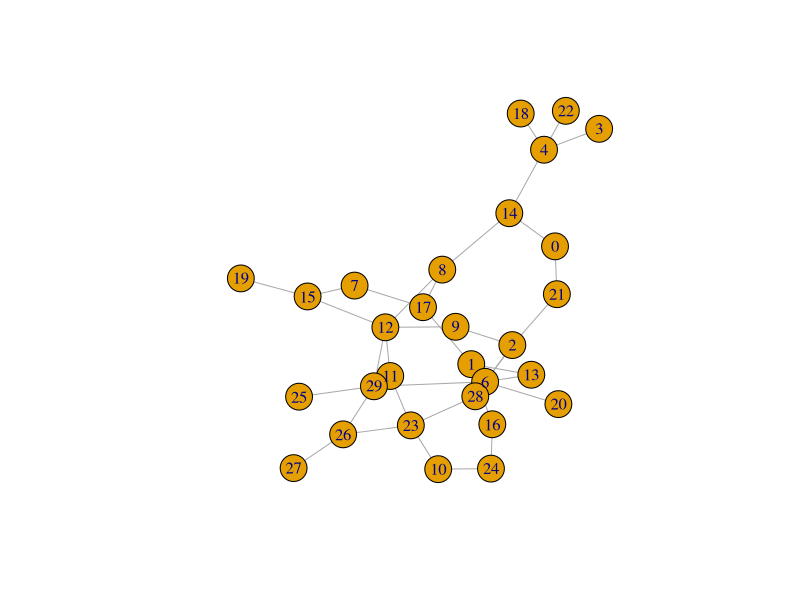
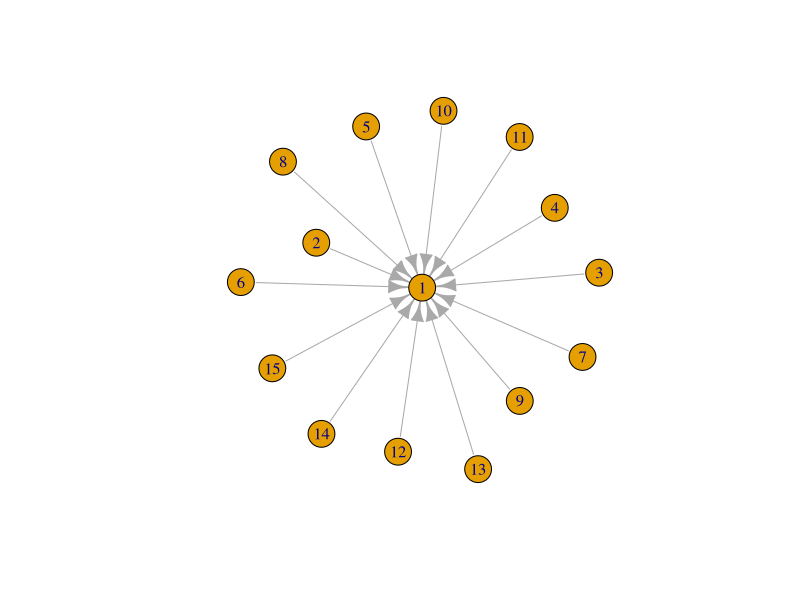
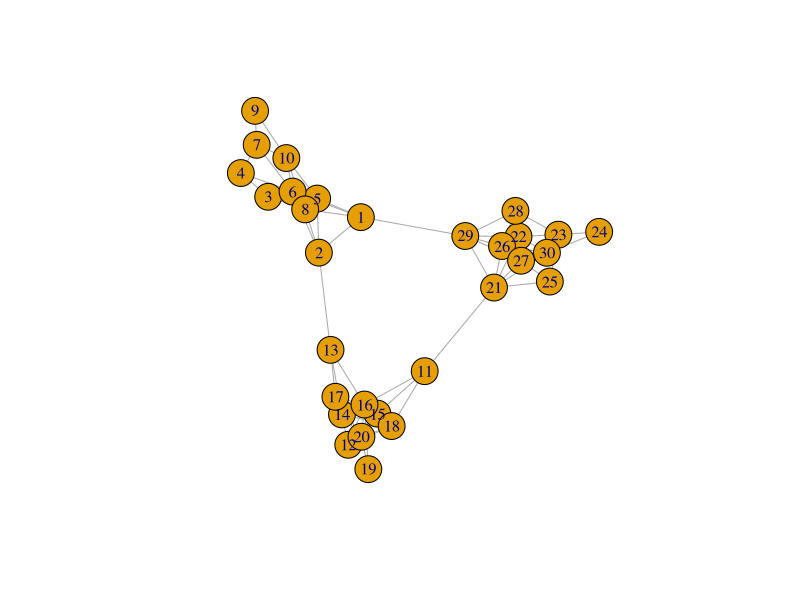

Write R code to recreate these figures, in order.
## ---- chunk 1
library(sna)
library(igraph)
## ---- chunk 2
network_data <- read.delim('data/undirected.txt', header = FALSE, sep = " ")
graph1 <- graph_from_data_frame(network_data, directed = FALSE)
plot(graph1)
## ---- chunk 3
graph2 <- make_star(n=15, mode='in')
plot(graph2)
## ---- chunk 4
sw <- sample_islands(3, 10, 5/10, 1)
plot(sw)
## ---- chunk 5
sw <- sample_islands(3, 10, 5/10, 1)
degree(sw)
betweenness(sw)
edge_density(sw)
